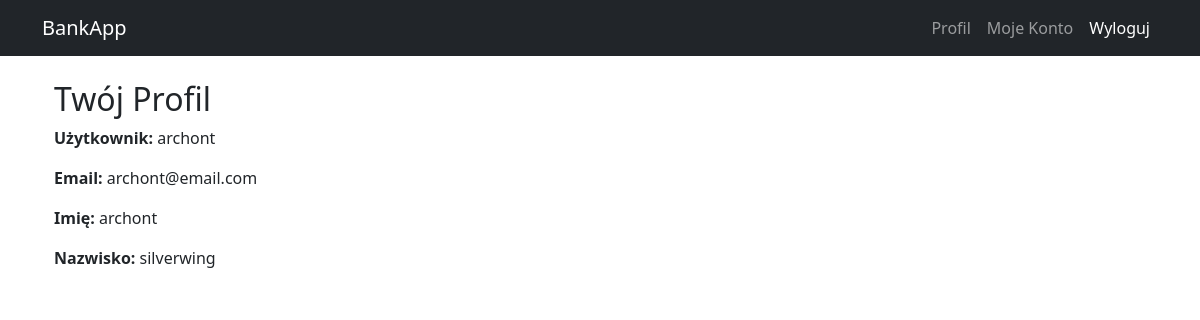
/profile/ (signed in), run on the app's committed database.
### bank/models.py (models this page shows, shortened)
class CustomUser(AbstractBaseUser, PermissionsMixin):
    email = models.EmailField(unique=True)
    username = models.CharField(max_length=150, unique=True)
    first_name = models.CharField(max_length=30)
    last_name = models.CharField(max_length=30)
    date_joined = models.DateTimeField(auto_now_add=True)
    is_active = models.BooleanField(default=True)
    is_staff = models.BooleanField(default=False)
    profile_picture = models.ImageField(upload_to='profile_pics/', blank=True, null=True)
    objects = CustomUserManager()
    groups = models.ManyToManyField(
        'auth.Group',
        related_name='customuser_set',  # Adding a custom related_name to avoid clashes
        blank=True,
    )
    user_permissions = models.ManyToManyField(
        'auth.Permission',
        related_name='customuser_set',  # Adding a custom related_name to avoid clashes
        blank=True,
    )
    USERNAME_FIELD = 'username'
    REQUIRED_FIELDS = ['email', 'first_name', 'last_name']

### bank/views.py (the view)
# urls.py: path('profile/', profile, name='profile'),
@login_required
def profile(request):
    return render(request, 'bank/profile.html', {'user': request.user})

### bank/templates/bank/profile.html
{% extends "bank/base.html" %}
{% block content %}
<div class="container">
    <h2>Twój Profil</h2>
    <p><strong>Użytkownik:</strong> {{ user.username }}</p>
    <p><strong>Email:</strong> {{ user.email }}</p>
    <p><strong>Imię:</strong> {{ user.first_name }}</p>
    <p><strong>Nazwisko:</strong> {{ user.last_name }}</p>
</div>
{% endblock %}

### data on the page
CustomUser: username "archont", email "archont@email.com", first_name "archont", last_name "silverwing"
